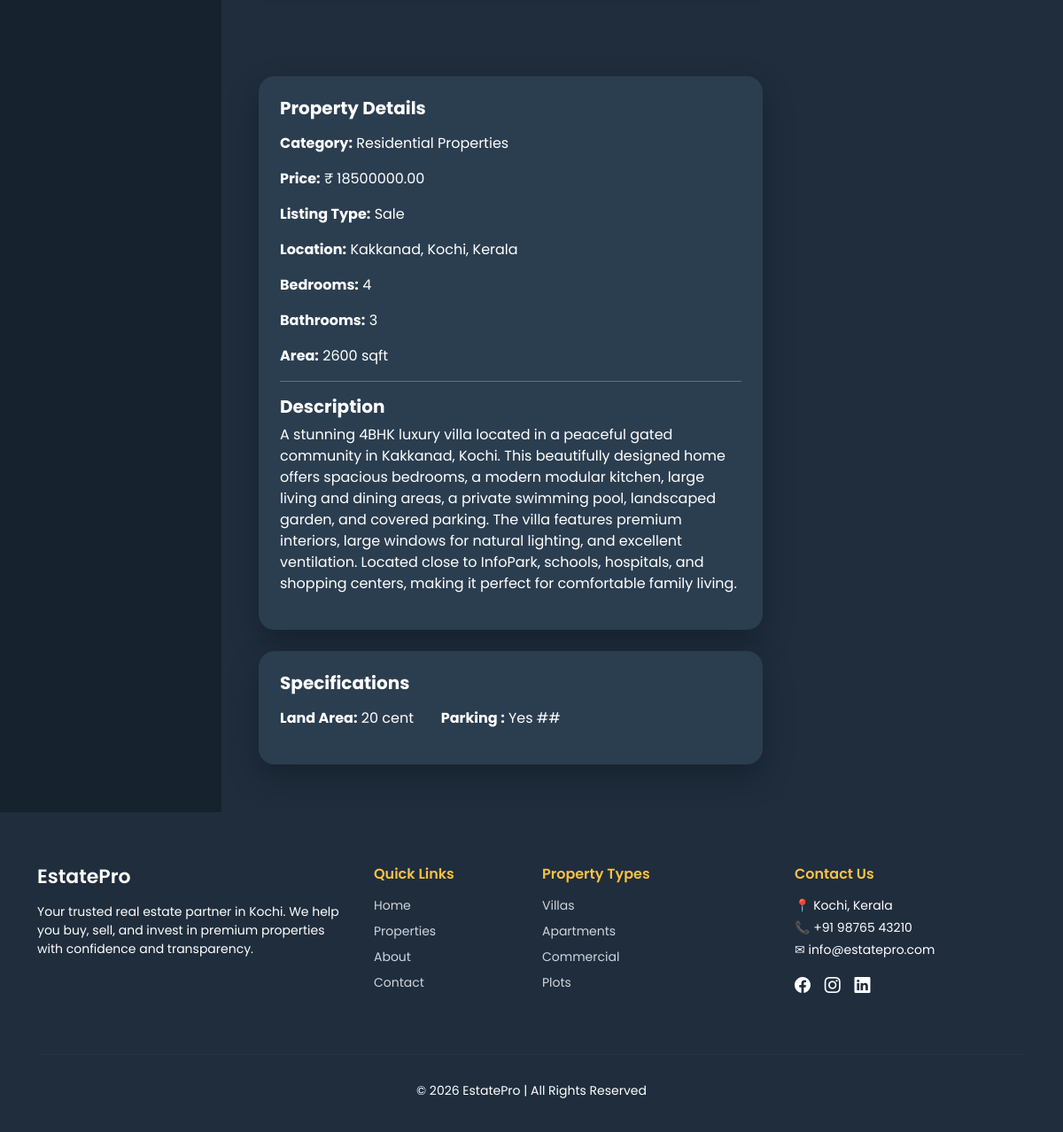
Before: /accounts/admin-dashboard/property/4/ (signed in, lower part) with the older database file.
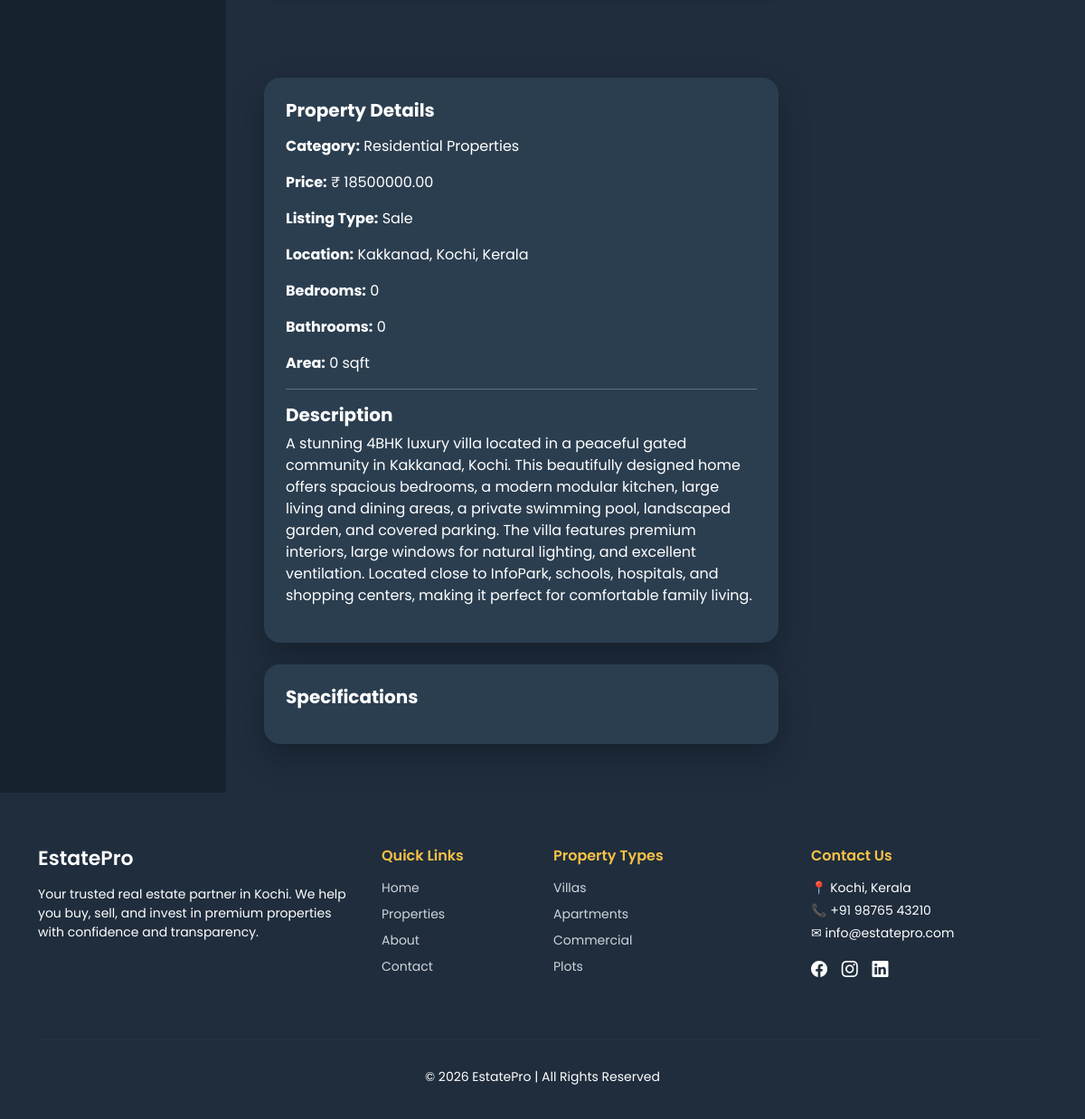
After: the same page with the newer database file.
### properties/models.py (models this page shows, shortened)
class Property(models.Model):
    PROPERTY_TYPE = [
        ('Apartment', 'Apartment'),
        ('Villa', 'Villa'),
        ('Commercial', 'Commercial'),
        ('Plot', 'Plot'),
    ]
    LISTING_TYPE = [
        ('Sale', 'Sale'),
        ('Rent', 'Rent'),
    ]
    title = models.CharField(max_length=200)
    slug = models.SlugField(unique=True)
    description = models.TextField()
    price = models.DecimalField(max_digits=12, decimal_places=2)
    location = models.CharField(max_length=200)
    category = models.ForeignKey(
        Category,
        on_delete=models.CASCADE,
        related_name='properties'
    )
    owner = models.ForeignKey(
    User,
    on_delete=models.CASCADE,
    related_name='owned_properties',
    null=True,
    blank=True
    )
    agent = models.ForeignKey(
        User,
        on_delete=models.CASCADE,
        related_name='agent_properties',
        null=True,
        blank=True
    )
    listing_type = models.CharField(max_length=20, choices=LISTING_TYPE)
    bedrooms = models.IntegerField(default=0)
    bathrooms = models.IntegerField(default=0)
    area = models.IntegerField(help_text="Area in sqft")
    latitude = models.DecimalField(max_digits=9, decimal_places=6, blank=True, null=True)
    longitude = models.DecimalField(max_digits=9, decimal_places=6, blank=True, null=True)
    featured_image = CloudinaryField('image')
    is_featured = models.BooleanField(default=False)
    is_available = models.BooleanField(default=True)
    created_at = models.DateTimeField(auto_now_add=True)

class PropertySpecification(models.Model):
    property = models.ForeignKey(Property, on_delete=models.CASCADE, related_name='specifications')
    field = models.ForeignKey(SpecificationField, on_delete=models.CASCADE)
    value_text = models.CharField(max_length=255, blank=True, null=True)
    value_number = models.DecimalField(max_digits=12, decimal_places=2, blank=True, null=True)
    value_boolean = models.BooleanField(blank=True, null=True)

class SpecificationField(models.Model):
    FIELD_TYPES = [
        ('text', 'Text'),
        ('number', 'Number'),
        ('boolean', 'Boolean'),
    ]
    category = models.ForeignKey(Category, on_delete=models.CASCADE, related_name='spec_fields')
    name = models.CharField(max_length=100)
    field_type = models.CharField(max_length=20, choices=FIELD_TYPES)

class Category(models.Model):
    name = models.CharField(max_length=100)
    slug = models.SlugField(unique=True, blank=True)
    image = CloudinaryField('image', blank=True, null=True)

### accounts/views.py (the view)
# urls.py: path('admin-dashboard/property/<int:pk>/',views.admin_property_detail,name='admin_property_detail')
@login_required
def admin_property_detail(request, pk):
    if not request.user.is_superuser:
        return redirect('home')
    property = get_object_or_404(Property, pk=pk)
    specs = PropertySpecification.objects.filter(
        property=property
    ).select_related('field')
    return render(request, 'admin_property_detail.html', {
        'property': property,
        'specs': specs
    })

### templates/admin_property_detail.html (shortened to what this page needs)
{% extends 'base.html' %}
{% block content %}
<section class="admin-wrapper">
<div class="admin-layout">
<aside class="admin-sidebar" id="adminSidebar">
</aside>
<main class="admin-content">
<div class="container-fluid py-4">
<div class="row">
<div class="col-lg-8">
{% if property.images.all %}
<div class="row mb-4">
{% for img in property.images.all %}
<div class="col-md-3 mb-3">
</div>
{% endfor %}
</div>
{% endif %}
<div class="admin-card p-4 mb-4">
<h5 class="fw-bold mb-3">Property Details</h5>
<p><strong>Category:</strong> {{ property.category.name }}</p>
<p><strong>Price:</strong> ₹ {{ property.price }}</p>
<p><strong>Listing Type:</strong> {{ property.listing_type }}</p>
<p><strong>Location:</strong> {{ property.location }}</p>
<p><strong>Bedrooms:</strong> {{ property.bedrooms }}</p>
<p><strong>Bathrooms:</strong> {{ property.bathrooms }}</p>
<p><strong>Area:</strong> {{ property.area }} sqft</p>
<hr>
<h5 class="fw-bold">Description</h5>
<p>{{ property.description }}</p>
</div>
<div class="admin-card p-4">
<h5 class="fw-bold mb-3">Specifications</h5>
<div class="row">
{% for spec in specs %}
<div class="col-md-4 mb-3">
<strong>{{ spec.field.name }}:</strong>
{% if spec.value_text %}
{{ spec.value_text }}
{% elif spec.value_number %}
{{ spec.value_number }}
{% elif spec.value_boolean %}
Yes
## {% endif %}
</div>
{% endfor %}
</div>
</div>
</div>
<div class="col-lg-4">
</div>
</div>
</div>
</main>
</div>
</section>
{% endblock %}

Changed rows visible on the page:
removed PropertySpecification: field.name "Land Area", value_text "20 cent"
removed PropertySpecification: field.name "Parking", value_boolean "Yes ##"
changed Property "Sale": bedrooms "4" → "0"; bathrooms "3" → "0"; area "2600" → "0"
